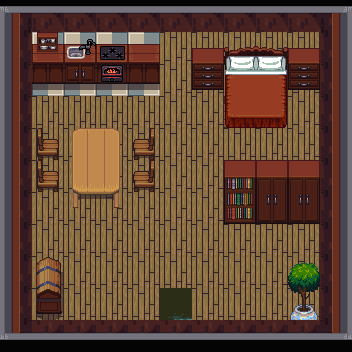

Below is a game level as drawn by its tile map, then a one-line description and the .tmx file that defines it, in full:
An orthogonal 11x11 tile map with 32x32 px tiles, 2 tile layers (Ground, CollisionLayer), 4 tilesets.

<map version="1.2" tiledversion="1.2.0" orientation="orthogonal" renderorder="right-down" width="11" height="11" tilewidth="32" tileheight="32" infinite="0" nextlayerid="3" nextobjectid="1">
 <tileset firstgid="1" source="Terrain.tsx" />
 <tileset firstgid="1025" source="InteriorTiles.tsx" />
 <tileset firstgid="1529" source="InteriorTilesRoomVariantRed.tsx" />
 <tileset firstgid="1769" source="Interiorv2.tsx" />
 <layer id="1" name="Ground" width="11" height="11">
  <data encoding="csv">
0,0,0,0,0,0,0,0,0,0,0,
0,2731,2731,2731,2731,2699,2699,2699,2699,2699,0,
0,2731,2731,2731,2731,2699,2699,2699,2699,2699,0,
0,2699,2699,2699,2699,2699,2699,1104,2699,2699,0,
0,2699,2699,2699,2699,2699,2699,2699,2699,2699,0,
0,2699,2699,2699,2699,2699,2699,2699,2699,2699,0,
0,2699,2699,2699,2699,2699,2699,2699,1104,2699,0,
0,2699,2699,2699,2699,2699,2699,2699,2699,2699,0,
0,2699,2699,2699,2699,2699,2699,2699,2699,2699,0,
0,2699,2699,2699,2699,492,2699,2699,2699,2699,0,
0,0,0,0,0,0,0,0,0,0,0
</data>
 </layer>
 <layer id="2" name="CollisionLayer" width="11" height="11">
  <properties>
   <property name="blocked" value="true" />
  </properties>
  <data encoding="csv">
536872467,2684356131,2684356131,2684356131,2684356131,2684356131,2684356131,2684356131,2684356131,2684356131,2684356115,
536872558,1956,1891,1893,1892,0,1985,1793,1794,1985,2684356206,
536872558,1924,1923,1959,1924,0,2017,1825,1826,2017,2684356206,
536872558,0,0,0,0,0,0,1857,1858,0,2684356206,
536872558,2147485890,1975,1976,2242,0,0,0,0,0,2684356206,
536872558,2147485890,2007,2008,2242,0,0,1982,1981,1981,2684356206,
536872558,0,2039,2040,0,0,0,2014,2013,2013,2684356206,
536872558,0,0,0,0,0,0,0,0,0,2684356206,
536872558,2171,0,0,0,0,0,0,0,2149,2684356206,
536872558,2203,0,0,0,386,0,0,0,2181,2684356206,
536872525,2684356136,2684356136,2684356136,2684356136,2684356136,2684356136,2684356136,2684356136,2684356136,2684356173
</data>
 </layer>
</map>
